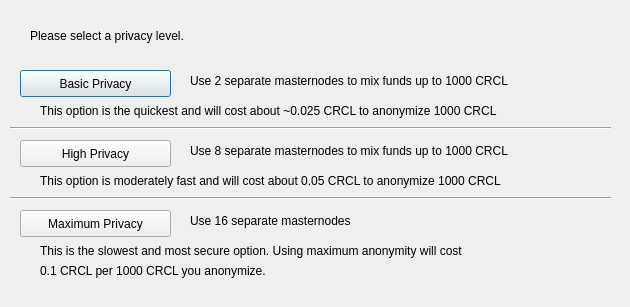
<?xml version="1.0" encoding="UTF-8"?>
<ui version="4.0">
 <class>DarksendConfig</class>
 <widget class="QDialog" name="DarksendConfig">
  <property name="geometry">
   <rect>
    <x>0</x>
    <y>0</y>
    <width>630</width>
    <height>307</height>
   </rect>
  </property>
  <property name="windowTitle">
   <string>Configure PrivateSend</string>
  </property>
  <widget class="QPushButton" name="buttonBasic">
   <property name="geometry">
    <rect>
     <x>20</x>
     <y>70</y>
     <width>151</width>
     <height>27</height>
    </rect>
   </property>
   <property name="text">
    <string>Basic Privacy</string>
   </property>
  </widget>
  <widget class="QPushButton" name="buttonHigh">
   <property name="geometry">
    <rect>
     <x>20</x>
     <y>140</y>
     <width>151</width>
     <height>27</height>
    </rect>
   </property>
   <property name="text">
    <string>High Privacy</string>
   </property>
  </widget>
  <widget class="QPushButton" name="buttonMax">
   <property name="geometry">
    <rect>
     <x>20</x>
     <y>210</y>
     <width>151</width>
     <height>27</height>
    </rect>
   </property>
   <property name="text">
    <string>Maximum Privacy</string>
   </property>
  </widget>
  <widget class="QLabel" name="label">
   <property name="geometry">
    <rect>
     <x>30</x>
     <y>20</y>
     <width>571</width>
     <height>31</height>
    </rect>
   </property>
   <property name="text">
    <string>Please select a privacy level.</string>
   </property>
  </widget>
  <widget class="QLabel" name="label_2">
   <property name="geometry">
    <rect>
     <x>190</x>
     <y>70</y>
     <width>421</width>
     <height>21</height>
    </rect>
   </property>
   <property name="text">
    <string>Use 2 separate masternodes to mix funds up to 1000 CRCL</string>
   </property>
  </widget>
  <widget class="QLabel" name="label_3">
   <property name="geometry">
    <rect>
     <x>190</x>
     <y>140</y>
     <width>411</width>
     <height>21</height>
    </rect>
   </property>
   <property name="text">
    <string>Use 8 separate masternodes to mix funds up to 1000 CRCL</string>
   </property>
  </widget>
  <widget class="QLabel" name="label_4">
   <property name="geometry">
    <rect>
     <x>190</x>
     <y>210</y>
     <width>421</width>
     <height>21</height>
    </rect>
   </property>
   <property name="text">
    <string>Use 16 separate masternodes</string>
   </property>
  </widget>
  <widget class="QLabel" name="label_6">
   <property name="geometry">
    <rect>
     <x>40</x>
     <y>100</y>
     <width>561</width>
     <height>21</height>
    </rect>
   </property>
   <property name="text">
    <string>This option is the quickest and will cost about ~0.025 CRCL to anonymize 1000 CRCL</string>
   </property>
  </widget>
  <widget class="QLabel" name="label_7">
   <property name="geometry">
    <rect>
     <x>40</x>
     <y>170</y>
     <width>561</width>
     <height>21</height>
    </rect>
   </property>
   <property name="text">
    <string>This option is moderately fast and will cost about 0.05 CRCL to anonymize 1000 CRCL</string>
   </property>
  </widget>
  <widget class="QLabel" name="label_8">
   <property name="geometry">
    <rect>
     <x>40</x>
     <y>240</y>
     <width>561</width>
     <height>21</height>
    </rect>
   </property>
   <property name="text">
    <string>This is the slowest and most secure option. Using maximum anonymity will cost</string>
   </property>
  </widget>
  <widget class="QLabel" name="label_9">
   <property name="geometry">
    <rect>
     <x>40</x>
     <y>260</y>
     <width>561</width>
     <height>21</height>
    </rect>
   </property>
   <property name="text">
    <string>0.1 CRCL per 1000 CRCL you anonymize.</string>
   </property>
  </widget>
  <widget class="Line" name="line">
   <property name="geometry">
    <rect>
     <x>10</x>
     <y>120</y>
     <width>601</width>
     <height>16</height>
    </rect>
   </property>
   <property name="orientation">
    <enum>Qt::Horizontal</enum>
   </property>
  </widget>
  <widget class="Line" name="line_2">
   <property name="geometry">
    <rect>
     <x>10</x>
     <y>190</y>
     <width>601</width>
     <height>16</height>
    </rect>
   </property>
   <property name="orientation">
    <enum>Qt::Horizontal</enum>
   </property>
  </widget>
 </widget>
 <resources/>
 <connections/>
</ui>
